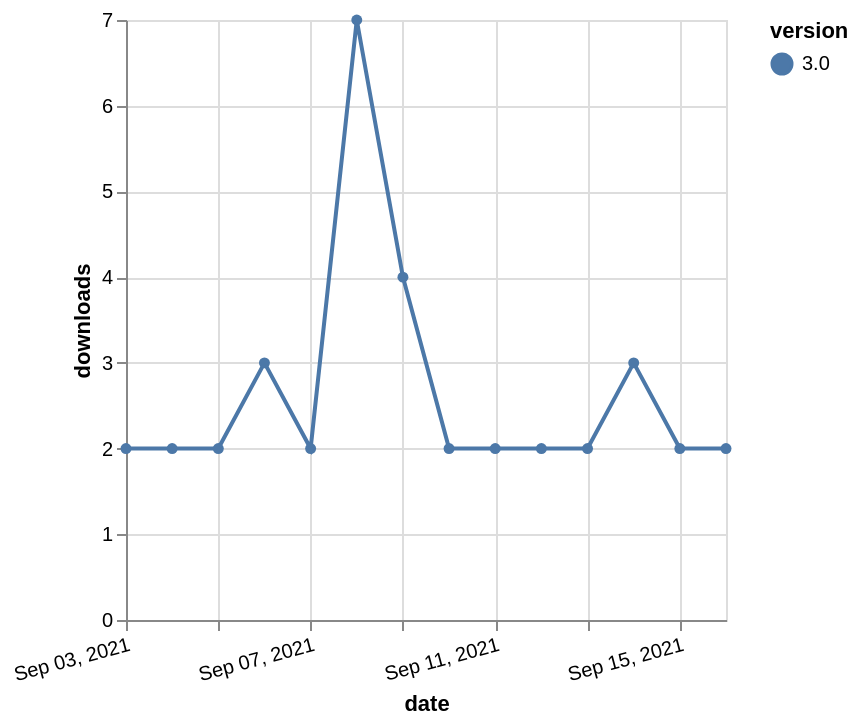

The Vega-Lite source for this figure:
### Vega-Lite specification from a JSON file in a GitHub repository (floating-point values rounded to 4 significant figures)
{"$schema": "https://vega.github.io/schema/vega-lite/v5.json", "description": "A simple bar chart with embedded data.", "data": {"values": [{"date": "2021-09-03", "total": 3963, "delta": 2, "version": "3.0"}, {"date": "2021-09-04", "total": 3965, "delta": 2, "version": "3.0"}, {"date": "2021-09-05", "total": 3967, "delta": 2, "version": "3.0"}, {"date": "2021-09-06", "total": 3970, "delta": 3, "version": "3.0"}, {"date": "2021-09-07", "total": 3972, "delta": 2, "version": "3.0"}, {"date": "2021-09-08", "total": 3979, "delta": 7, "version": "3.0"}, {"date": "2021-09-09", "total": 3983, "delta": 4, "version": "3.0"}, {"date": "2021-09-10", "total": 3985, "delta": 2, "version": "3.0"}, {"date": "2021-09-11", "total": 3987, "delta": 2, "version": "3.0"}, {"date": "2021-09-12", "total": 3989, "delta": 2, "version": "3.0"}, {"date": "2021-09-13", "total": 3991, "delta": 2, "version": "3.0"}, {"date": "2021-09-14", "total": 3994, "delta": 3, "version": "3.0"}, {"date": "2021-09-15", "total": 3996, "delta": 2, "version": "3.0"}, {"date": "2021-09-16", "total": 3998, "delta": 2, "version": "3.0"}]}, "width": "container", "mark": {"type": "line", "point": {"filled": true}}, "encoding": {"x": {"field": "date", "type": "temporal", "timeUnit": "yearmonthdate", "title": "date", "axis": {"labelAngle": -15}}, "y": {"field": "delta", "type": "quantitative", "title": "downloads"}, "color": {"field": "version", "type": "nominal"}, "tooltip": {"field": "delta"}}}
